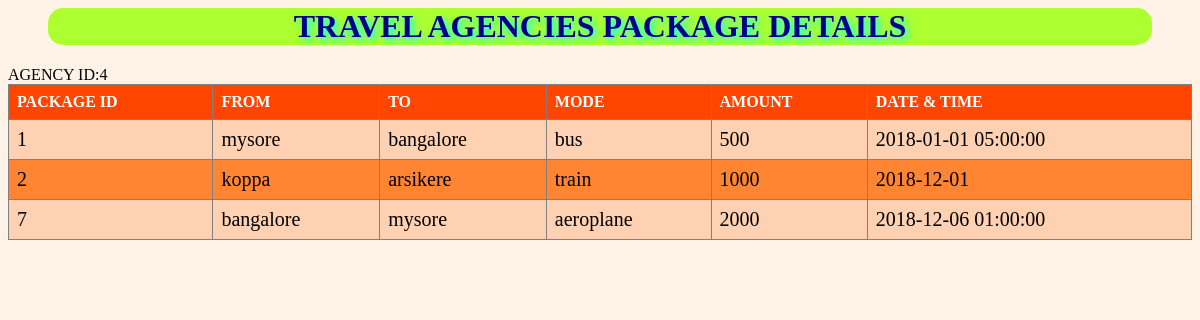
/pack_details.php (signed in), run on the app's committed database.
### tables this page shows
CREATE TABLE `package` (
  `p_id` int(11) NOT NULL,
  `amount` int(11) NOT NULL,
  `date&time` text NOT NULL,
  `mode` varchar(20) NOT NULL,
  `from` varchar(20) NOT NULL,
  `to` varchar(20) NOT NULL,
  `agency_id` int(11) NOT NULL,
  `a_id` int(11) NOT NULL DEFAULT '1'
);

### pack_details.php (the view, shortened to what this page needs)
<?php
    $id=$_SESSION['id'];
 $link= mysqli_connect("localhost", "root","","pvg");
    $query = "SELECT * FROM `package` WHERE `agency_id` = '$id'";
            $result = mysqli_query($link, $query);
            echo" <h1>TRAVEL AGENCIES PACKAGE DETAILS</h1>";
            echo"AGENCY ID:".$id;
            echo"<table border='1'>";
             echo "<tr>
    <th>PACKAGE ID</th>
    <th>FROM</th>
    <th>TO</th>
    <th>MODE</th>
    <th>AMOUNT</th>
    <th>DATE & TIME</th>
  </tr>";
    while($row = mysqli_fetch_assoc($result)) {
        echo"<tr><td>{$row['p_id']}</td><td>{$row['from']}</td><td>{$row['to']}</td><td>{$row['mode']}</td><td>{$row['amount']}</td><td>{$row['date&time']}</td></tr>";
    }
?>

### pack_details.php (style rules this page uses)
table { border-collapse: collapse; width: 100%; }
td { text-align: left; padding: 8px; font-size: 20px; }
tr:nth-child(even) { background-color: #ffd1b3 }
tr:nth-child(odd) { background-color: #ff8533 }
th { background-color:orangered; color: white; text-align: left; padding: 8px; }
h1 { background-color:greenyellow; font-family:georgia; color:darkblue; margin-right:40px; margin-left:40px; border-radius:15px; text-align: center; text-shadow: 3px 3px 7px #00ffff; }

### data on the page
package: p_id "1", from "mysore", to "bangalore", mode "bus", amount "500", value "2018-01-01 05:00:00"
package: p_id "2", from "koppa", to "arsikere", mode "train", amount "1000", value "2018-12-01"
package: p_id "7", from "bangalore", to "mysore", mode "aeroplane", amount "2000", value "2018-12-06 01:00:00"

### other printed values
$id "4"
